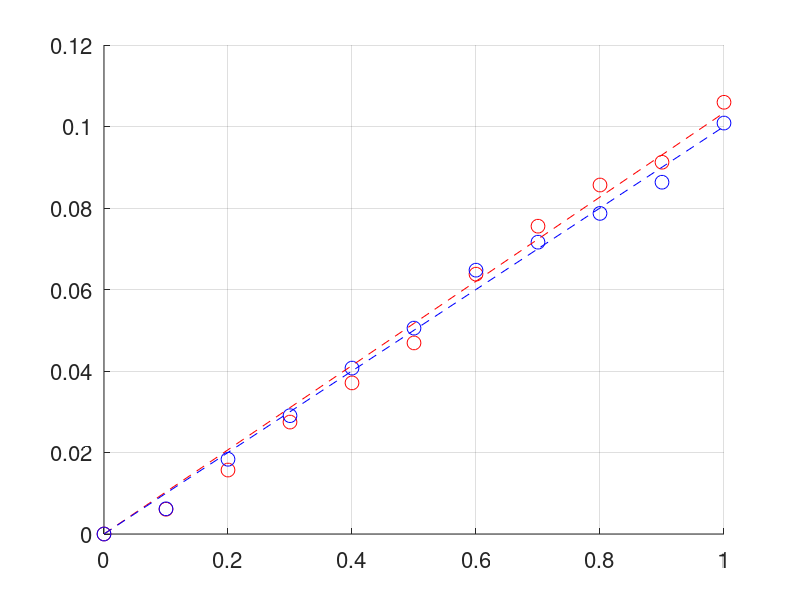

Here is the MATLAB script that generated this plot: (Note: this script raises an error after producing the figure.)
%% Speed-to-thrust parameter estimation
%  Data seems linear -> use linear regression

load('thrust_measurement.mat');

% average measurements
u = linspace(0, 1, 11)';
thrust_l = ave.left_g / 1000 * 9.81;
thrust_r = ave.right_g / 1000 * 9.81;

% linear regression: thrust = beta(1)*u 
k_l = u\thrust_l
k_r = u\thrust_r

% quadratic regression: thrust = beta(1)*u + beta(2)*u^2
%beta_l = [u, u.^2]\thrust_l
%beta_r = [u, u.^2]\thrust_r

figure('DefaultAxesFontSize', 16)
hold on
grid
scatter(u, thrust_l, 100, 'r');
scatter(u, thrust_r, 100, 'b');
plot(u, k_l*u, 'r--', 'linewidth', 0.75);
plot(u, k_r*u, 'b--', 'linewidth', 0.75);
legend('measurements left', 'measurements right', ...
       'regression left', 'regression right', ...
       'location', 'NW')
xlabel('input $u_L$, $u_R$ [-]')
ylabel('thrust coefficient k [N]')


